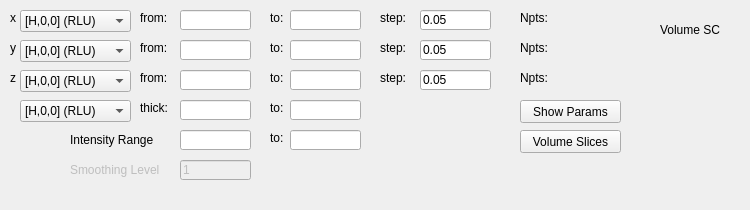
        <widget class="QWidget" name="VolumeTab_2">
         <attribute name="title">
          <string>Volume</string>
         </attribute>
         <widget class="QStackedWidget" name="stackedWidgetVolume">
          <property name="geometry">
           <rect>
            <x>0</x>
            <y>0</y>
            <width>741</width>
            <height>201</height>
           </rect>
          </property>
          <property name="currentIndex">
           <number>1</number>
          </property>
          <widget class="QWidget" name="page_11">
           <widget class="QLabel" name="label_189">
            <property name="geometry">
             <rect>
              <x>660</x>
              <y>20</y>
              <width>81</width>
              <height>16</height>
             </rect>
            </property>
            <property name="text">
             <string>Volume Powder</string>
            </property>
           </widget>
          </widget>
          <widget class="QWidget" name="page_12">
           <widget class="QLabel" name="label_190">
            <property name="geometry">
             <rect>
              <x>660</x>
              <y>20</y>
              <width>61</width>
              <height>20</height>
             </rect>
            </property>
            <property name="text">
             <string>Volume SC</string>
            </property>
           </widget>
           <widget class="QLabel" name="label_191">
            <property name="geometry">
             <rect>
              <x>140</x>
              <y>10</y>
              <width>41</width>
              <height>16</height>
             </rect>
            </property>
            <property name="text">
             <string>from:</string>
            </property>
           </widget>
           <widget class="QLabel" name="label_192">
            <property name="geometry">
             <rect>
              <x>10</x>
              <y>40</y>
              <width>16</width>
              <height>16</height>
             </rect>
            </property>
            <property name="text">
             <string>y</string>
            </property>
           </widget>
           <widget class="QLabel" name="label_193">
            <property name="geometry">
             <rect>
              <x>380</x>
              <y>40</y>
              <width>41</width>
              <height>16</height>
             </rect>
            </property>
            <property name="text">
             <string>step:</string>
            </property>
           </widget>
           <widget class="QLabel" name="label_194">
            <property name="geometry">
             <rect>
              <x>10</x>
              <y>10</y>
              <width>16</width>
              <height>16</height>
             </rect>
            </property>
            <property name="text">
             <string>x</string>
            </property>
           </widget>
           <widget class="QLineEdit" name="lineEditSCVolYFrom">
            <property name="geometry">
             <rect>
              <x>180</x>
              <y>40</y>
              <width>71</width>
              <height>20</height>
             </rect>
            </property>
           </widget>
           <widget class="QLineEdit" name="lineEditSCVolXTo">
            <property name="geometry">
             <rect>
              <x>290</x>
              <y>10</y>
              <width>71</width>
              <height>20</height>
             </rect>
            </property>
           </widget>
           <widget class="QLineEdit" name="lineEditSCVolYTo">
            <property name="geometry">
             <rect>
              <x>290</x>
              <y>40</y>
              <width>71</width>
              <height>20</height>
             </rect>
            </property>
           </widget>
           <widget class="QLabel" name="label_195">
            <property name="geometry">
             <rect>
              <x>270</x>
              <y>130</y>
              <width>21</width>
              <height>16</height>
             </rect>
            </property>
            <property name="text">
             <string>to:</string>
            </property>
           </widget>
           <widget class="QLabel" name="label_196">
            <property name="geometry">
             <rect>
              <x>380</x>
              <y>10</y>
              <width>41</width>
              <height>16</height>
             </rect>
            </property>
            <property name="text">
             <string>step:</string>
            </property>
           </widget>
           <widget class="QLabel" name="label_197">
            <property name="geometry">
             <rect>
              <x>270</x>
              <y>10</y>
              <width>21</width>
              <height>16</height>
             </rect>
            </property>
            <property name="text">
             <string>to:</string>
            </property>
           </widget>
           <widget class="QLabel" name="label_198">
            <property name="geometry">
             <rect>
              <x>140</x>
              <y>70</y>
              <width>41</width>
              <height>16</height>
             </rect>
            </property>
            <property name="text">
             <string>from:</string>
            </property>
           </widget>
           <widget class="QComboBox" name="comboBoxSCVolY">
            <property name="geometry">
             <rect>
              <x>20</x>
              <y>40</y>
              <width>111</width>
              <height>22</height>
             </rect>
            </property>
            <item>
             <property name="text">
              <string>[H,0,0] (RLU)</string>
             </property>
            </item>
            <item>
             <property name="text">
              <string>[0,K,0] (RLU)</string>
             </property>
            </item>
            <item>
             <property name="text">
              <string>[0,0,L] (RLU)</string>
             </property>
            </item>
            <item>
             <property name="text">
              <string>E (meV)</string>
             </property>
            </item>
           </widget>
           <widget class="QPushButton" name="pushButtonSCVolSlices">
            <property name="geometry">
             <rect>
              <x>520</x>
              <y>130</y>
              <width>101</width>
              <height>23</height>
             </rect>
            </property>
            <property name="text">
             <string>Volume Slices</string>
            </property>
           </widget>
           <widget class="QLineEdit" name="lineEditSCVolXFrom">
            <property name="geometry">
             <rect>
              <x>180</x>
              <y>10</y>
              <width>71</width>
              <height>20</height>
             </rect>
            </property>
           </widget>
           <widget class="QLabel" name="label_199">
            <property name="geometry">
             <rect>
              <x>140</x>
              <y>40</y>
              <width>41</width>
              <height>16</height>
             </rect>
            </property>
            <property name="text">
             <string>from:</string>
            </property>
           </widget>
           <widget class="QComboBox" name="comboBoxSCVolZ">
            <property name="geometry">
             <rect>
              <x>20</x>
              <y>70</y>
              <width>111</width>
              <height>22</height>
             </rect>
            </property>
            <item>
             <property name="text">
              <string>[H,0,0] (RLU)</string>
             </property>
            </item>
            <item>
             <property name="text">
              <string>[0,K,0] )RLU)</string>
             </property>
            </item>
            <item>
             <property name="text">
              <string>[0,0,L] (RLU)</string>
             </property>
            </item>
            <item>
             <property name="text">
              <string>E (meV)</string>
             </property>
            </item>
           </widget>
           <widget class="QLineEdit" name="lineEditSCVolSmoothing">
            <property name="enabled">
             <bool>false</bool>
            </property>
            <property name="geometry">
             <rect>
              <x>180</x>
              <y>160</y>
              <width>71</width>
              <height>20</height>
             </rect>
            </property>
            <property name="text">
             <string>1</string>
            </property>
           </widget>
           <widget class="QLineEdit" name="lineEditSCVolYStep">
            <property name="geometry">
             <rect>
              <x>420</x>
              <y>40</y>
              <width>71</width>
              <height>20</height>
             </rect>
            </property>
            <property name="text">
             <string>0.05</string>
            </property>
           </widget>
           <widget class="QLabel" name="label_200">
            <property name="geometry">
             <rect>
              <x>270</x>
              <y>70</y>
              <width>21</width>
              <height>16</height>
             </rect>
            </property>
            <property name="text">
             <string>to:</string>
            </property>
           </widget>
           <widget class="QLineEdit" name="lineEditSCVolZTo">
            <property name="geometry">
             <rect>
              <x>290</x>
              <y>70</y>
              <width>71</width>
              <height>20</height>
             </rect>
            </property>
           </widget>
           <widget class="QLineEdit" name="lineEditSCVolIntensityFrom">
            <property name="geometry">
             <rect>
              <x>180</x>
              <y>130</y>
              <width>71</width>
              <height>20</height>
             </rect>
            </property>
           </widget>
           <widget class="QLineEdit" name="lineEditSCVolZFrom">
            <property name="geometry">
             <rect>
              <x>180</x>
              <y>70</y>
              <width>71</width>
              <height>20</height>
             </rect>
            </property>
           </widget>
           <widget class="QLabel" name="label_201">
            <property name="geometry">
             <rect>
              <x>270</x>
              <y>40</y>
              <width>21</width>
              <height>16</height>
             </rect>
            </property>
            <property name="text">
             <string>to:</string>
            </property>
           </widget>
           <widget class="QLabel" name="label_202">
            <property name="geometry">
             <rect>
              <x>70</x>
              <y>130</y>
              <width>121</width>
              <height>20</height>
             </rect>
            </property>
            <property name="text">
             <string>Intensity Range</string>
            </property>
           </widget>
           <widget class="QLineEdit" name="lineEditSCVolXStep">
            <property name="geometry">
             <rect>
              <x>420</x>
              <y>10</y>
              <width>71</width>
              <height>20</height>
             </rect>
            </property>
            <property name="text">
             <string>0.05</string>
            </property>
           </widget>
           <widget class="QComboBox" name="comboBoxSCVolX">
            <property name="geometry">
             <rect>
              <x>20</x>
              <y>10</y>
              <width>111</width>
              <height>22</height>
             </rect>
            </property>
            <item>
             <property name="text">
              <string>[H,0,0] (RLU)</string>
             </property>
            </item>
            <item>
             <property name="text">
              <string>[0,K,0] (RLU)</string>
             </property>
            </item>
            <item>
             <property name="text">
              <string>[0,0,L] (RLU)</string>
             </property>
            </item>
            <item>
             <property name="text">
              <string>E (meV)</string>
             </property>
            </item>
           </widget>
           <widget class="QLabel" name="label_203">
            <property name="enabled">
             <bool>false</bool>
            </property>
            <property name="geometry">
             <rect>
              <x>70</x>
              <y>160</y>
              <width>121</width>
              <height>20</height>
             </rect>
            </property>
            <property name="text">
             <string>Smoothing Level</string>
            </property>
           </widget>
           <widget class="QLineEdit" name="lineEditSCVolIntensityTo">
            <property name="geometry">
             <rect>
              <x>290</x>
              <y>130</y>
              <width>71</width>
              <height>20</height>
             </rect>
            </property>
           </widget>
           <widget class="QLabel" name="label_204">
            <property name="geometry">
             <rect>
              <x>10</x>
              <y>70</y>
              <width>16</width>
              <height>16</height>
             </rect>
            </property>
            <property name="text">
             <string>z</string>
            </property>
           </widget>
           <widget class="QLabel" name="label_205">
            <property name="geometry">
             <rect>
              <x>380</x>
              <y>70</y>
              <width>41</width>
              <height>16</height>
             </rect>
            </property>
            <property name="text">
             <string>step:</string>
            </property>
           </widget>
           <widget class="QLineEdit" name="lineEditSCVolZStep">
            <property name="geometry">
             <rect>
              <x>420</x>
              <y>70</y>
              <width>71</width>
              <height>20</height>
             </rect>
            </property>
            <property name="text">
             <string>0.05</string>
            </property>
           </widget>
           <widget class="QLineEdit" name="lineEditSCVolEFrom">
            <property name="geometry">
             <rect>
              <x>180</x>
              <y>100</y>
              <width>71</width>
              <height>20</height>
             </rect>
            </property>
           </widget>
           <widget class="QLineEdit" name="lineEditSCVolETo">
            <property name="geometry">
             <rect>
              <x>290</x>
              <y>100</y>
              <width>71</width>
              <height>20</height>
             </rect>
            </property>
           </widget>
           <widget class="QComboBox" name="comboBoxSCVolE">
            <property name="geometry">
             <rect>
              <x>20</x>
              <y>100</y>
              <width>111</width>
              <height>22</height>
             </rect>
            </property>
            <item>
             <property name="text">
              <string>[H,0,0] (RLU)</string>
             </property>
            </item>
            <item>
             <property name="text">
              <string>[0,K,0] (RLU)</string>
             </property>
            </item>
            <item>
             <property name="text">
              <string>[0,0,L] (RLU)</string>
             </property>
            </item>
            <item>
             <property name="text">
              <string>E (meV)</string>
             </property>
            </item>
           </widget>
           <widget class="QLabel" name="label_206">
            <property name="geometry">
             <rect>
              <x>140</x>
              <y>100</y>
              <width>41</width>
              <height>16</height>
             </rect>
            </property>
            <property name="text">
             <string>thick:</string>
            </property>
           </widget>
           <widget class="QLabel" name="label_207">
            <property name="geometry">
             <rect>
              <x>270</x>
              <y>100</y>
              <width>21</width>
              <height>16</height>
             </rect>
            </property>
            <property name="text">
             <string>to:</string>
            </property>
           </widget>
           <widget class="QPushButton" name="pushButtonSCVShowParams">
            <property name="geometry">
             <rect>
              <x>520</x>
              <y>100</y>
              <width>101</width>
              <height>23</height>
             </rect>
            </property>
            <property name="text">
             <string>Show Params</string>
            </property>
           </widget>
           <widget class="QLabel" name="labelSCVNptsX">
            <property name="geometry">
             <rect>
              <x>520</x>
              <y>10</y>
              <width>91</width>
              <height>16</height>
             </rect>
            </property>
            <property name="text">
             <string>Npts:</string>
            </property>
           </widget>
           <widget class="QLabel" name="labelSCVNptsY">
            <property name="geometry">
             <rect>
              <x>520</x>
              <y>40</y>
              <width>91</width>
              <height>16</height>
             </rect>
            </property>
            <property name="text">
             <string>Npts:</string>
            </property>
           </widget>
           <widget class="QLabel" name="labelSCVNptsZ">
            <property name="geometry">
             <rect>
              <x>520</x>
              <y>70</y>
              <width>91</width>
              <height>16</height>
             </rect>
            </property>
            <property name="text">
             <string>Npts:</string>
            </property>
           </widget>
          </widget>
         </widget>
        </widget>
